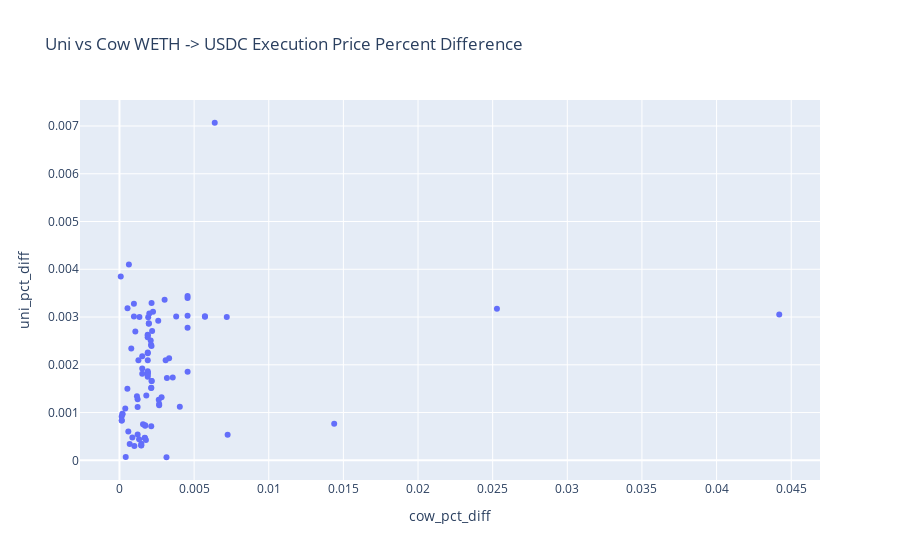

Notebook source saved alongside this figure:
### Code cell
px.scatter(diff_pl, x=list(diff_pl["cow_pct_diff"]), y=list(diff_pl["uni_pct_diff"]), title="Uni vs Cow WETH -> USDC Execution Price Percent Difference").update_layout(
    xaxis_title="cow_pct_diff", yaxis_title="uni_pct_diff"
)
